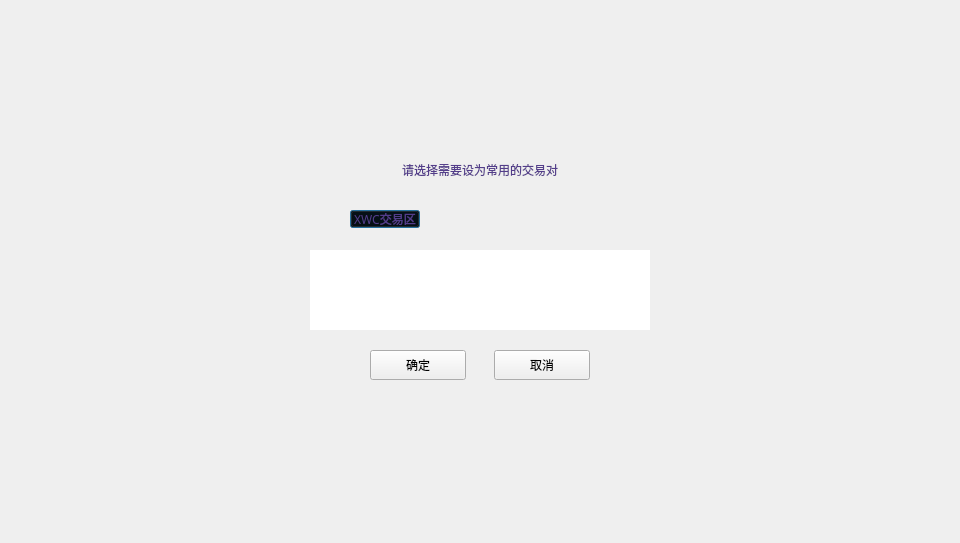
<?xml version="1.0" encoding="UTF-8"?>
<ui version="4.0">
 <class>AddMyExchangePairsDialog</class>
 <widget class="QDialog" name="AddMyExchangePairsDialog">
  <property name="geometry">
   <rect>
    <x>0</x>
    <y>0</y>
    <width>960</width>
    <height>543</height>
   </rect>
  </property>
  <property name="windowTitle">
   <string>Dialog</string>
  </property>
  <widget class="QWidget" name="widget" native="true">
   <property name="geometry">
    <rect>
     <x>0</x>
     <y>0</y>
     <width>960</width>
     <height>543</height>
    </rect>
   </property>
   <property name="font">
    <font>
     <family>Microsoft YaHei UI Light</family>
    </font>
   </property>
   <widget class="QWidget" name="containerWidget" native="true">
    <property name="geometry">
     <rect>
      <x>290</x>
      <y>140</y>
      <width>380</width>
      <height>260</height>
     </rect>
    </property>
    <widget class="QToolButton" name="cancelBtn">
     <property name="geometry">
      <rect>
       <x>204</x>
       <y>210</y>
       <width>96</width>
       <height>30</height>
      </rect>
     </property>
     <property name="cursor">
      <cursorShape>PointingHandCursor</cursorShape>
     </property>
     <property name="styleSheet">
      <string notr="true"/>
     </property>
     <property name="text">
      <string>取消</string>
     </property>
    </widget>
    <widget class="QToolButton" name="okBtn">
     <property name="geometry">
      <rect>
       <x>80</x>
       <y>210</y>
       <width>96</width>
       <height>30</height>
      </rect>
     </property>
     <property name="cursor">
      <cursorShape>PointingHandCursor</cursorShape>
     </property>
     <property name="styleSheet">
      <string notr="true"/>
     </property>
     <property name="text">
      <string>确定</string>
     </property>
    </widget>
    <widget class="QLabel" name="textLabel">
     <property name="geometry">
      <rect>
       <x>40</x>
       <y>10</y>
       <width>300</width>
       <height>40</height>
      </rect>
     </property>
     <property name="styleSheet">
      <string notr="true">font: 12px &quot;微软雅黑&quot;;
color: rgb(83, 61, 138);</string>
     </property>
     <property name="text">
      <string>请选择需要设为常用的交易对</string>
     </property>
     <property name="scaledContents">
      <bool>false</bool>
     </property>
     <property name="alignment">
      <set>Qt::AlignCenter</set>
     </property>
     <property name="wordWrap">
      <bool>true</bool>
     </property>
    </widget>
    <widget class="QPushButton" name="marketBtn1">
     <property name="geometry">
      <rect>
       <x>60</x>
       <y>70</y>
       <width>70</width>
       <height>18</height>
      </rect>
     </property>
     <property name="cursor">
      <cursorShape>PointingHandCursor</cursorShape>
     </property>
     <property name="styleSheet">
      <string notr="true">background:transparent;
color: rgb(83, 61, 138);
font: 12px &quot;微软雅黑&quot;;</string>
     </property>
     <property name="text">
      <string>XWC交易区</string>
     </property>
    </widget>
    <widget class="QScrollArea" name="scrollArea">
     <property name="geometry">
      <rect>
       <x>20</x>
       <y>110</y>
       <width>340</width>
       <height>80</height>
      </rect>
     </property>
     <property name="styleSheet">
      <string notr="true">QScrollArea{border:none;}</string>
     </property>
     <property name="widgetResizable">
      <bool>true</bool>
     </property>
     <widget class="QWidget" name="scrollAreaWidgetContents">
      <property name="geometry">
       <rect>
        <x>0</x>
        <y>0</y>
        <width>340</width>
        <height>80</height>
       </rect>
      </property>
      <property name="styleSheet">
       <string notr="true">#scrollAreaWidgetContents{background-color: rgb(255, 255, 255);}</string>
      </property>
     </widget>
    </widget>
   </widget>
  </widget>
 </widget>
 <resources/>
 <connections/>
</ui>
